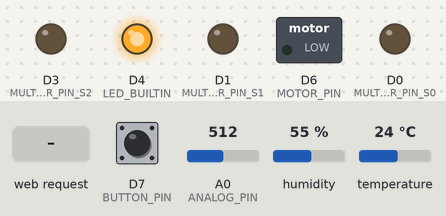
The program below on a simulated ESP8266 (NodeMCU). Shown: switched loads named in the program (green lamp = pin HIGH), output pins drawn as LEDs (lit = HIGH, except the on-board LED, lit = LOW). The inputs (shaded band) are chosen by the test bench; at power-on: D7 (BUTTON_PIN) LOW, A0 (ANALOG_PIN) = 512, humidity 55 %, temperature 24 °C. WiFi joins after 1.5 s; servers stay silent unless stated; uploads are accepted with an empty reply; storage starts empty; what the program prints to the serial monitor is not drawn.

Above: at 3.2 s.
3.3 s: D7 (BUTTON_PIN) pulled HIGH for 0.15 s
At 4.6 s:
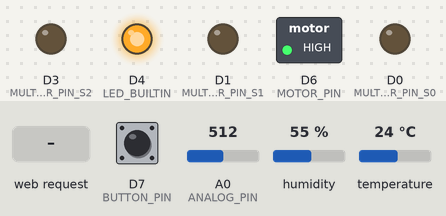
11.5 s: HTTP request GET /motorOFF received
At 12.2 s:
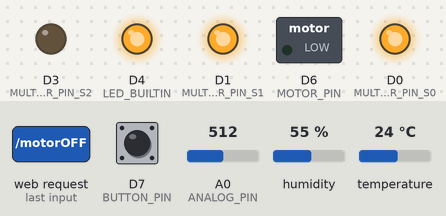
21.9 s: D7 (BUTTON_PIN) pulled HIGH for 1 s
At 22.7 s:
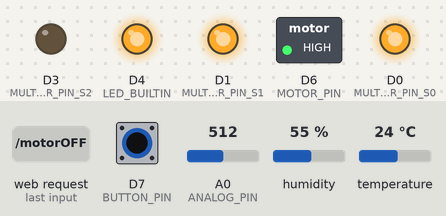
24.4 s: HTTP request GET /motorON received
At 25.6 s:
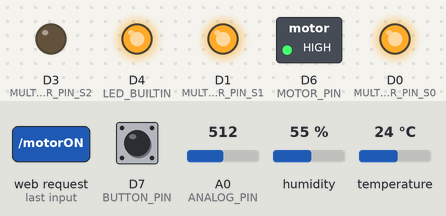
25.9 s: HTTP request GET /motorOFF?ssid=1 received
At 26.7 s:
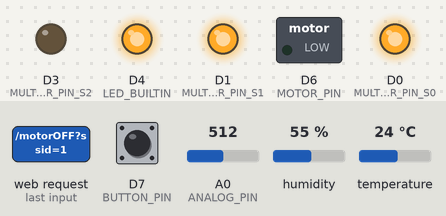
Timing chart, 0 to 28.4 s (numbered marks = the images above; inputs shaded):
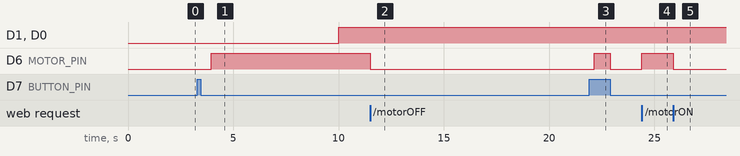

Measured:
- after the input at 3.3 s, D6 (MOTOR_PIN): LOW → HIGH after 0.65 s
- after the input at 11.5 s, D6 (MOTOR_PIN): HIGH → LOW at once
- after the input at 21.9 s, D6 (MOTOR_PIN): LOW → HIGH after 0.25 s, → LOW 0.75 s later
- after the input at 24.4 s, D6 (MOTOR_PIN): LOW → HIGH at once
- after the input at 25.9 s, D6 (MOTOR_PIN): HIGH → LOW at once

The program:

main.cpp
```cpp
#include <Arduino.h>
#include <LittleFS.h>
#include <ESP8266WiFi.h>
#include <DHT_U.h>
#include <DHT.h>
#include <ESP8266HTTPClient.h>
#include <ESP8266WebServer.h>
#include <ArduinoJson.h>

#define CONFIG_PATH "/conf.txt"

#define ANALOG_PIN A0
#define DHT_PIN D2
#define MULTIPLEXER_PIN_S0 D0
#define MULTIPLEXER_PIN_S1 D1
#define MULTIPLEXER_PIN_S2 D3
#define MOTOR_PIN D6
#define BUTTON_PIN D7

#define MOTOR_OFF 0
#define MOTOR_ON 1
#define MOTOR_LOCK 3

#define DHT_TYPE DHT11

#define SERVER_PORT 80

DHT_Unified dht(DHT_PIN, DHT_TYPE);

ESP8266WebServer webServer(SERVER_PORT);

String server = "192.168.0.100";
String port = "8080";

String ssid;
String pass;

int motorStatus = MOTOR_OFF;

boolean led = true;

float temperature = 0;
float humidity = 0;
float luminosity = 0;
float soil = 0;
boolean waterHigh = 0;
boolean waterLow = 0;

unsigned long lastSend = 0;

long lastSwitchTime = 0;
int lastReading = LOW;
long onTime = 0;
unsigned int bounceTime = 50;
unsigned int holdTime = 250;
unsigned int doubleTime = 500;
int hold = 0;
int single = 0;

void serialConfig()
{
  Serial.begin(9600);

  Serial.println("\n");
}

void fsConfig()
{
  if (LittleFS.begin())
  {
    Serial.println("File System Started");
  }

  else
  {
    Serial.println("File System Error");
  }
}

void wifiConfig()
{
  WiFi.begin(ssid, pass);

  int i = 0;

  while (!WiFi.isConnected() && i < 10)
  {
    Serial.print(".");

    delay(1000);

    i++;
  }

  if (WiFi.isConnected())
  {
    Serial.println("Wifi conected to: " + ssid);
  }

  else
  {
    Serial.println("Connection Error!");
  }
}

void loadConfig()
{
  if (LittleFS.exists(CONFIG_PATH))
  {
    Serial.println("Configuration file found");

    File conf = LittleFS.open(CONFIG_PATH, "r");

    ssid = conf.readStringUntil(';');
    pass = conf.readStringUntil(';');

    conf.close();

    Serial.println("ssid: " + ssid + " pass: " + pass);
  }

  else
  {
    Serial.println("No configuration file found");
  }
}

void onForm()
{
  webServer.send(200, "text/html", "Saved! Now reloading...");

  ssid = webServer.arg("ssid");
  pass = webServer.arg("pass");

  Serial.println("Received: ssid:" + ssid + " pass:" + pass);

  File file = LittleFS.open(CONFIG_PATH, "w");

  file.print(ssid + ";" + pass + ";");

  file.close();

  wifiConfig();
}

void onRoot()
{
  webServer.send(200, "text/html", "<body><form style='display:inline-grid' action='/form' method='post'>ssid:<input type='text' name='ssid'>pass:<input type='text' name='pass'><button>Save</button></form></body>");
}

void onMotorON()
{
  motorStatus = MOTOR_ON;

  webServer.send(200, "text/html", "on");
}

void onMotorOFF()
{
  motorStatus = MOTOR_OFF;

  webServer.send(200, "text/html", "off");
}

void multiplexerLdr()
{
  digitalWrite(MULTIPLEXER_PIN_S0, HIGH);
  digitalWrite(MULTIPLEXER_PIN_S1, LOW);
  digitalWrite(MULTIPLEXER_PIN_S2, LOW);
}

void multiplexerSoil()
{
  digitalWrite(MULTIPLEXER_PIN_S0, LOW);
  digitalWrite(MULTIPLEXER_PIN_S1, LOW);
  digitalWrite(MULTIPLEXER_PIN_S2, LOW);
}

void multiplexerWaterHigh()
{
  digitalWrite(MULTIPLEXER_PIN_S0, LOW);
  digitalWrite(MULTIPLEXER_PIN_S1, HIGH);
  digitalWrite(MULTIPLEXER_PIN_S2, LOW);
}

void multiplexerWaterLow()
{
  digitalWrite(MULTIPLEXER_PIN_S0, HIGH);
  digitalWrite(MULTIPLEXER_PIN_S1, HIGH);
  digitalWrite(MULTIPLEXER_PIN_S2, LOW);
}

void handleSensors()
{
  sensors_event_t tem;
  sensors_event_t hum;

  dht.temperature().getEvent(&tem);
  dht.humidity().getEvent(&hum);

  temperature = tem.temperature;
  humidity = hum.relative_humidity;

  multiplexerLdr();
  luminosity = analogRead(ANALOG_PIN);

  multiplexerSoil();
  soil = map(analogRead(ANALOG_PIN), 1024, 0, 0, 100);

  multiplexerWaterHigh();
  waterHigh = analogRead(ANALOG_PIN) > 512 ? true : false;

  multiplexerWaterLow();
  waterLow = analogRead(ANALOG_PIN) > 512 ? true : false;

  HTTPClient http;
  WiFiClient client;
  String data;

  StaticJsonDocument<200> json;

  http.begin("http://" + server + ":" + port + "/api/data");

  http.addHeader("Content-Type", "application/json");

  json["device"] = 1;
  json["temperature"] = temperature;
  json["humidity"] = humidity;
  json["luminosity"] = luminosity;
  json["soil"] = soil;
  json["waterHigh"] = waterHigh;
  json["waterLow"] = waterLow;
  json["motorStatus"] = motorStatus;

  serializeJson(json, data);

  int code = http.POST(data);

  http.end();

  Serial.println(data);

  Serial.println("code " + String(code));

  if (code == 200)
  {
    Serial.println("resp " + http.getString());
  }
}

void handleMotor()
{
  switch (motorStatus)
  {
  case MOTOR_OFF:
    digitalWrite(MOTOR_PIN, LOW);
    break;

  case MOTOR_ON:
    digitalWrite(MOTOR_PIN, HIGH);
    break;

  case MOTOR_LOCK:
    digitalWrite(MOTOR_PIN, LOW);
    break;
  }
}

void onRelease()
{

  if ((millis() - lastSwitchTime) >= doubleTime)
  {
    single = 1;
    lastSwitchTime = millis();
    return;
  }

  if ((millis() - lastSwitchTime) < doubleTime)
  {

    if (motorStatus == MOTOR_LOCK)
    {
      motorStatus = MOTOR_OFF;
    }

    else
    {
      motorStatus = MOTOR_LOCK;
    }

    Serial.println("double press");
    single = 0;
    lastSwitchTime = millis();
  }
}

void handleButton()
{

  int reading = digitalRead(BUTTON_PIN);

  //first pressed
  if (reading == HIGH && lastReading == LOW)
  {
    onTime = millis();
  }

  //held
  if (reading == HIGH && lastReading == HIGH)
  {
    if ((millis() - onTime) > holdTime)
    {
      motorStatus = MOTOR_ON;
      hold = 1;
    }
  }

  //released
  if (reading == LOW && lastReading == HIGH)
  {
    if (((millis() - onTime) > bounceTime) && hold != 1)
    {
      onRelease();
    }
    if (hold == 1)
    {
      Serial.println("held");
      motorStatus = MOTOR_OFF;
      hold = 0;
    }
  }
  lastReading = reading;

  if (single == 1 && (millis() - lastSwitchTime) > doubleTime)
  {
    Serial.println("single press");

    if (motorStatus == MOTOR_OFF)
    {
      motorStatus = MOTOR_ON;
    }

    else
    {
      motorStatus = MOTOR_OFF;
    }

    single = 0;
  }
}

void setup()
{
  pinMode(LED_BUILTIN, OUTPUT);
  pinMode(ANALOG_PIN, INPUT);
  pinMode(BUTTON_PIN, INPUT);
  pinMode(MULTIPLEXER_PIN_S0, OUTPUT);
  pinMode(MULTIPLEXER_PIN_S1, OUTPUT);
  pinMode(MULTIPLEXER_PIN_S2, OUTPUT);
  pinMode(MOTOR_PIN, OUTPUT);

  serialConfig();

  fsConfig();

  loadConfig();

  wifiConfig();

  dht.begin();

  webServer.on("/", onRoot);
  webServer.on("/form", HTTP_POST, onForm);
  webServer.on("/motorON", onMotorON);
  webServer.on("/motorOFF", onMotorOFF);

  webServer.begin();
}

void loop()
{
  if ((millis() - lastSend) > 10000 && WiFi.isConnected())
  {
    handleSensors();

    lastSend = millis();
  }

  webServer.handleClient();

  handleButton();

  handleMotor();

  digitalWrite(LED_BUILTIN, led == true ? LOW : HIGH);
}
```
